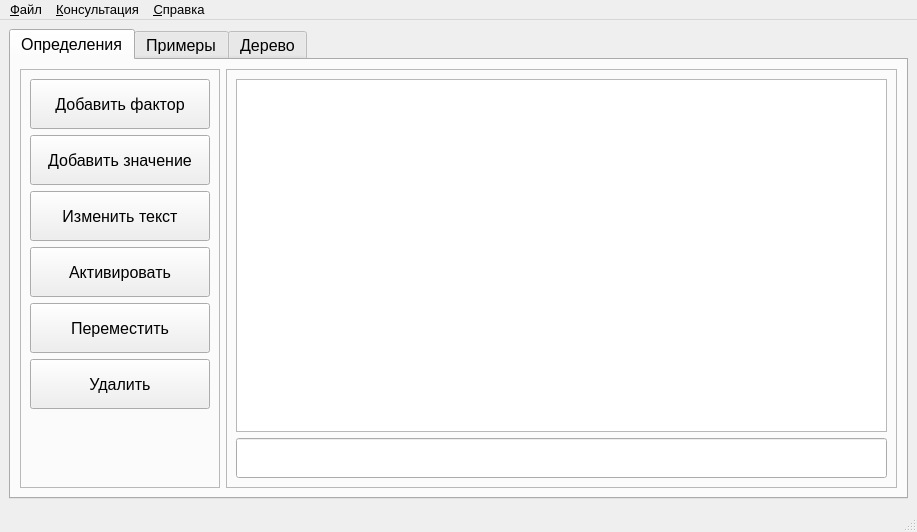
<?xml version="1.0" encoding="UTF-8"?>
<ui version="4.0">
 <class>MainWindow</class>
 <widget class="QMainWindow" name="MainWindow">
  <property name="geometry">
   <rect>
    <x>0</x>
    <y>0</y>
    <width>917</width>
    <height>532</height>
   </rect>
  </property>
  <property name="font">
   <font>
    <family>Tahoma</family>
    <pointsize>12</pointsize>
   </font>
  </property>
  <property name="windowTitle">
   <string>2ndClass</string>
  </property>
  <widget class="QWidget" name="centralwidget">
   <layout class="QGridLayout" name="gridLayout">
    <item row="1" column="0">
     <widget class="QTabWidget" name="tabWidget">
      <property name="currentIndex">
       <number>0</number>
      </property>
      <widget class="QWidget" name="tab">
       <attribute name="title">
        <string>Определения</string>
       </attribute>
       <layout class="QVBoxLayout" name="verticalLayout">
        <item>
         <layout class="QHBoxLayout" name="horizontalLayout">
          <item>
           <widget class="QFrame" name="button_box">
            <property name="sizePolicy">
             <sizepolicy hsizetype="Fixed" vsizetype="Preferred">
              <horstretch>0</horstretch>
              <verstretch>0</verstretch>
             </sizepolicy>
            </property>
            <property name="minimumSize">
             <size>
              <width>200</width>
              <height>0</height>
             </size>
            </property>
            <property name="frameShape">
             <enum>QFrame::StyledPanel</enum>
            </property>
            <property name="frameShadow">
             <enum>QFrame::Raised</enum>
            </property>
            <layout class="QVBoxLayout" name="verticalLayout_3">
             <item>
              <widget class="QPushButton" name="add_factor_button">
               <property name="sizePolicy">
                <sizepolicy hsizetype="Minimum" vsizetype="MinimumExpanding">
                 <horstretch>0</horstretch>
                 <verstretch>0</verstretch>
                </sizepolicy>
               </property>
               <property name="maximumSize">
                <size>
                 <width>16777215</width>
                 <height>50</height>
                </size>
               </property>
               <property name="text">
                <string>Добавить фактор</string>
               </property>
              </widget>
             </item>
             <item>
              <widget class="QPushButton" name="add_value_button">
               <property name="sizePolicy">
                <sizepolicy hsizetype="Minimum" vsizetype="MinimumExpanding">
                 <horstretch>0</horstretch>
                 <verstretch>0</verstretch>
                </sizepolicy>
               </property>
               <property name="maximumSize">
                <size>
                 <width>16777215</width>
                 <height>50</height>
                </size>
               </property>
               <property name="text">
                <string>Добавить значение</string>
               </property>
              </widget>
             </item>
             <item>
              <widget class="QPushButton" name="change_text_button">
               <property name="sizePolicy">
                <sizepolicy hsizetype="Minimum" vsizetype="MinimumExpanding">
                 <horstretch>0</horstretch>
                 <verstretch>0</verstretch>
                </sizepolicy>
               </property>
               <property name="maximumSize">
                <size>
                 <width>16777215</width>
                 <height>50</height>
                </size>
               </property>
               <property name="text">
                <string>Изменить текст</string>
               </property>
              </widget>
             </item>
             <item>
              <widget class="QPushButton" name="activate_factor_button">
               <property name="sizePolicy">
                <sizepolicy hsizetype="Minimum" vsizetype="MinimumExpanding">
                 <horstretch>0</horstretch>
                 <verstretch>0</verstretch>
                </sizepolicy>
               </property>
               <property name="maximumSize">
                <size>
                 <width>16777215</width>
                 <height>50</height>
                </size>
               </property>
               <property name="text">
                <string>Активировать</string>
               </property>
              </widget>
             </item>
             <item>
              <widget class="QPushButton" name="move_factor_button">
               <property name="sizePolicy">
                <sizepolicy hsizetype="Minimum" vsizetype="MinimumExpanding">
                 <horstretch>0</horstretch>
                 <verstretch>0</verstretch>
                </sizepolicy>
               </property>
               <property name="maximumSize">
                <size>
                 <width>16777215</width>
                 <height>50</height>
                </size>
               </property>
               <property name="text">
                <string>Переместить</string>
               </property>
              </widget>
             </item>
             <item>
              <widget class="QPushButton" name="delete_factor_button">
               <property name="sizePolicy">
                <sizepolicy hsizetype="Minimum" vsizetype="MinimumExpanding">
                 <horstretch>0</horstretch>
                 <verstretch>0</verstretch>
                </sizepolicy>
               </property>
               <property name="maximumSize">
                <size>
                 <width>16777215</width>
                 <height>50</height>
                </size>
               </property>
               <property name="text">
                <string>Удалить</string>
               </property>
              </widget>
             </item>
             <item>
              <spacer name="verticalSpacer">
               <property name="orientation">
                <enum>Qt::Vertical</enum>
               </property>
               <property name="sizeHint" stdset="0">
                <size>
                 <width>20</width>
                 <height>40</height>
                </size>
               </property>
              </spacer>
             </item>
            </layout>
           </widget>
          </item>
          <item>
           <widget class="QFrame" name="table_box">
            <property name="frameShape">
             <enum>QFrame::StyledPanel</enum>
            </property>
            <property name="frameShadow">
             <enum>QFrame::Raised</enum>
            </property>
            <layout class="QVBoxLayout" name="verticalLayout_5">
             <item>
              <widget class="QTableView" name="definition_table">
               <property name="font">
                <font>
                 <family>Tahoma</family>
                 <pointsize>14</pointsize>
                </font>
               </property>
               <property name="verticalScrollMode">
                <enum>QAbstractItemView::ScrollPerPixel</enum>
               </property>
               <property name="horizontalScrollMode">
                <enum>QAbstractItemView::ScrollPerPixel</enum>
               </property>
               <attribute name="horizontalHeaderStretchLastSection">
                <bool>true</bool>
               </attribute>
               <attribute name="verticalHeaderCascadingSectionResizes">
                <bool>true</bool>
               </attribute>
               <attribute name="verticalHeaderDefaultSectionSize">
                <number>31</number>
               </attribute>
               <attribute name="verticalHeaderStretchLastSection">
                <bool>false</bool>
               </attribute>
              </widget>
             </item>
             <item>
              <widget class="QLineEdit" name="text_line">
               <property name="sizePolicy">
                <sizepolicy hsizetype="Expanding" vsizetype="MinimumExpanding">
                 <horstretch>0</horstretch>
                 <verstretch>0</verstretch>
                </sizepolicy>
               </property>
               <property name="maximumSize">
                <size>
                 <width>16777215</width>
                 <height>40</height>
                </size>
               </property>
               <property name="readOnly">
                <bool>true</bool>
               </property>
              </widget>
             </item>
            </layout>
           </widget>
          </item>
         </layout>
        </item>
       </layout>
      </widget>
      <widget class="QWidget" name="tab_2">
       <attribute name="title">
        <string>Примеры</string>
       </attribute>
       <layout class="QHBoxLayout" name="horizontalLayout_3">
        <item>
         <layout class="QHBoxLayout" name="horizontalLayout_2">
          <item>
           <widget class="QFrame" name="exaple_button_box">
            <property name="sizePolicy">
             <sizepolicy hsizetype="Fixed" vsizetype="Preferred">
              <horstretch>0</horstretch>
              <verstretch>0</verstretch>
             </sizepolicy>
            </property>
            <property name="minimumSize">
             <size>
              <width>200</width>
              <height>0</height>
             </size>
            </property>
            <property name="frameShape">
             <enum>QFrame::StyledPanel</enum>
            </property>
            <property name="frameShadow">
             <enum>QFrame::Raised</enum>
            </property>
            <layout class="QVBoxLayout" name="verticalLayout_4">
             <item>
              <widget class="QPushButton" name="add_example_button">
               <property name="sizePolicy">
                <sizepolicy hsizetype="Minimum" vsizetype="MinimumExpanding">
                 <horstretch>0</horstretch>
                 <verstretch>0</verstretch>
                </sizepolicy>
               </property>
               <property name="maximumSize">
                <size>
                 <width>16777215</width>
                 <height>50</height>
                </size>
               </property>
               <property name="text">
                <string>Добавить пример</string>
               </property>
              </widget>
             </item>
             <item>
              <widget class="QPushButton" name="clone_example_button">
               <property name="sizePolicy">
                <sizepolicy hsizetype="Minimum" vsizetype="MinimumExpanding">
                 <horstretch>0</horstretch>
                 <verstretch>0</verstretch>
                </sizepolicy>
               </property>
               <property name="maximumSize">
                <size>
                 <width>16777215</width>
                 <height>50</height>
                </size>
               </property>
               <property name="text">
                <string>Дублировать</string>
               </property>
              </widget>
             </item>
             <item>
              <widget class="QPushButton" name="change_example_button">
               <property name="sizePolicy">
                <sizepolicy hsizetype="Minimum" vsizetype="MinimumExpanding">
                 <horstretch>0</horstretch>
                 <verstretch>0</verstretch>
                </sizepolicy>
               </property>
               <property name="maximumSize">
                <size>
                 <width>16777215</width>
                 <height>50</height>
                </size>
               </property>
               <property name="text">
                <string>Изменить</string>
               </property>
              </widget>
             </item>
             <item>
              <widget class="QPushButton" name="activate_example_button">
               <property name="sizePolicy">
                <sizepolicy hsizetype="Minimum" vsizetype="MinimumExpanding">
                 <horstretch>0</horstretch>
                 <verstretch>0</verstretch>
                </sizepolicy>
               </property>
               <property name="maximumSize">
                <size>
                 <width>16777215</width>
                 <height>50</height>
                </size>
               </property>
               <property name="text">
                <string>Активировать</string>
               </property>
              </widget>
             </item>
             <item>
              <widget class="QPushButton" name="move_example_button">
               <property name="sizePolicy">
                <sizepolicy hsizetype="Minimum" vsizetype="MinimumExpanding">
                 <horstretch>0</horstretch>
                 <verstretch>0</verstretch>
                </sizepolicy>
               </property>
               <property name="maximumSize">
                <size>
                 <width>16777215</width>
                 <height>50</height>
                </size>
               </property>
               <property name="text">
                <string>Переместить</string>
               </property>
              </widget>
             </item>
             <item>
              <widget class="QPushButton" name="delete_example_button">
               <property name="sizePolicy">
                <sizepolicy hsizetype="Minimum" vsizetype="MinimumExpanding">
                 <horstretch>0</horstretch>
                 <verstretch>0</verstretch>
                </sizepolicy>
               </property>
               <property name="maximumSize">
                <size>
                 <width>16777215</width>
                 <height>50</height>
                </size>
               </property>
               <property name="text">
                <string>Удалить</string>
               </property>
              </widget>
             </item>
             <item>
              <spacer name="verticalSpacer_2">
               <property name="orientation">
                <enum>Qt::Vertical</enum>
               </property>
               <property name="sizeHint" stdset="0">
                <size>
                 <width>20</width>
                 <height>40</height>
                </size>
               </property>
              </spacer>
             </item>
            </layout>
           </widget>
          </item>
          <item>
           <widget class="QFrame" name="example_table_box">
            <property name="frameShape">
             <enum>QFrame::StyledPanel</enum>
            </property>
            <property name="frameShadow">
             <enum>QFrame::Raised</enum>
            </property>
            <layout class="QGridLayout" name="gridLayout_3">
             <item row="0" column="0">
              <widget class="QTableView" name="example_table">
               <property name="font">
                <font>
                 <family>Tahoma</family>
                 <pointsize>14</pointsize>
                </font>
               </property>
               <property name="verticalScrollMode">
                <enum>QAbstractItemView::ScrollPerPixel</enum>
               </property>
               <property name="horizontalScrollMode">
                <enum>QAbstractItemView::ScrollPerPixel</enum>
               </property>
               <attribute name="horizontalHeaderStretchLastSection">
                <bool>true</bool>
               </attribute>
              </widget>
             </item>
            </layout>
           </widget>
          </item>
         </layout>
        </item>
       </layout>
      </widget>
      <widget class="QWidget" name="tab_5">
       <attribute name="title">
        <string>Дерево</string>
       </attribute>
       <layout class="QHBoxLayout" name="horizontalLayout_4">
        <item>
         <widget class="QFrame" name="tree_button_box">
          <property name="sizePolicy">
           <sizepolicy hsizetype="Fixed" vsizetype="Preferred">
            <horstretch>0</horstretch>
            <verstretch>0</verstretch>
           </sizepolicy>
          </property>
          <property name="minimumSize">
           <size>
            <width>200</width>
            <height>0</height>
           </size>
          </property>
          <property name="frameShape">
           <enum>QFrame::StyledPanel</enum>
          </property>
          <property name="frameShadow">
           <enum>QFrame::Raised</enum>
          </property>
          <layout class="QVBoxLayout" name="verticalLayout_6">
           <item>
            <widget class="QPushButton" name="mark_button">
             <property name="enabled">
              <bool>false</bool>
             </property>
             <property name="sizePolicy">
              <sizepolicy hsizetype="Minimum" vsizetype="MinimumExpanding">
               <horstretch>0</horstretch>
               <verstretch>0</verstretch>
              </sizepolicy>
             </property>
             <property name="maximumSize">
              <size>
               <width>16777215</width>
               <height>50</height>
              </size>
             </property>
             <property name="text">
              <string>Пометить пример</string>
             </property>
            </widget>
           </item>
           <item>
            <widget class="QPushButton" name="expand_button">
             <property name="enabled">
              <bool>false</bool>
             </property>
             <property name="sizePolicy">
              <sizepolicy hsizetype="Minimum" vsizetype="MinimumExpanding">
               <horstretch>0</horstretch>
               <verstretch>0</verstretch>
              </sizepolicy>
             </property>
             <property name="maximumSize">
              <size>
               <width>16777215</width>
               <height>50</height>
              </size>
             </property>
             <property name="text">
              <string>Развернуть дерево</string>
             </property>
            </widget>
           </item>
           <item>
            <widget class="QPushButton" name="collapse_button">
             <property name="enabled">
              <bool>false</bool>
             </property>
             <property name="sizePolicy">
              <sizepolicy hsizetype="Minimum" vsizetype="MinimumExpanding">
               <horstretch>0</horstretch>
               <verstretch>0</verstretch>
              </sizepolicy>
             </property>
             <property name="maximumSize">
              <size>
               <width>16777215</width>
               <height>50</height>
              </size>
             </property>
             <property name="text">
              <string>Свернуть дерево</string>
             </property>
            </widget>
           </item>
           <item>
            <widget class="QPushButton" name="delete_tree_button">
             <property name="enabled">
              <bool>false</bool>
             </property>
             <property name="sizePolicy">
              <sizepolicy hsizetype="Minimum" vsizetype="MinimumExpanding">
               <horstretch>0</horstretch>
               <verstretch>0</verstretch>
              </sizepolicy>
             </property>
             <property name="maximumSize">
              <size>
               <width>16777215</width>
               <height>50</height>
              </size>
             </property>
             <property name="text">
              <string>Удалить дерево</string>
             </property>
            </widget>
           </item>
           <item>
            <spacer name="verticalSpacer_3">
             <property name="orientation">
              <enum>Qt::Vertical</enum>
             </property>
             <property name="sizeHint" stdset="0">
              <size>
               <width>20</width>
               <height>40</height>
              </size>
             </property>
            </spacer>
           </item>
          </layout>
         </widget>
        </item>
        <item>
         <widget class="QFrame" name="tree_box">
          <property name="frameShape">
           <enum>QFrame::StyledPanel</enum>
          </property>
          <property name="frameShadow">
           <enum>QFrame::Raised</enum>
          </property>
          <layout class="QVBoxLayout" name="verticalLayout_2">
           <item>
            <widget class="QFrame" name="frame">
             <property name="sizePolicy">
              <sizepolicy hsizetype="Preferred" vsizetype="Minimum">
               <horstretch>0</horstretch>
               <verstretch>0</verstretch>
              </sizepolicy>
             </property>
             <property name="frameShape">
              <enum>QFrame::StyledPanel</enum>
             </property>
             <property name="frameShadow">
              <enum>QFrame::Raised</enum>
             </property>
             <layout class="QHBoxLayout" name="horizontalLayout_5">
              <item>
               <widget class="QLabel" name="status_label">
                <property name="sizePolicy">
                 <sizepolicy hsizetype="Expanding" vsizetype="Preferred">
                  <horstretch>0</horstretch>
                  <verstretch>0</verstretch>
                 </sizepolicy>
                </property>
                <property name="text">
                 <string>База знаний не задана</string>
                </property>
               </widget>
              </item>
              <item>
               <widget class="QLabel" name="actual_label">
                <property name="sizePolicy">
                 <sizepolicy hsizetype="Expanding" vsizetype="Preferred">
                  <horstretch>0</horstretch>
                  <verstretch>0</verstretch>
                 </sizepolicy>
                </property>
                <property name="text">
                 <string/>
                </property>
               </widget>
              </item>
              <item>
               <widget class="QPushButton" name="rebuild_tree_button">
                <property name="enabled">
                 <bool>false</bool>
                </property>
                <property name="sizePolicy">
                 <sizepolicy hsizetype="Minimum" vsizetype="Preferred">
                  <horstretch>0</horstretch>
                  <verstretch>0</verstretch>
                 </sizepolicy>
                </property>
                <property name="minimumSize">
                 <size>
                  <width>175</width>
                  <height>35</height>
                 </size>
                </property>
                <property name="text">
                 <string>Перестроить дерево</string>
                </property>
               </widget>
              </item>
              <item>
               <widget class="QPushButton" name="test_tree_button">
                <property name="enabled">
                 <bool>false</bool>
                </property>
                <property name="sizePolicy">
                 <sizepolicy hsizetype="Minimum" vsizetype="Preferred">
                  <horstretch>0</horstretch>
                  <verstretch>0</verstretch>
                 </sizepolicy>
                </property>
                <property name="text">
                 <string>Тест</string>
                </property>
               </widget>
              </item>
             </layout>
            </widget>
           </item>
           <item>
            <widget class="QTreeWidget" name="tree_widget">
             <property name="sizePolicy">
              <sizepolicy hsizetype="Expanding" vsizetype="Expanding">
               <horstretch>0</horstretch>
               <verstretch>0</verstretch>
              </sizepolicy>
             </property>
             <property name="font">
              <font>
               <family>Tahoma</family>
               <pointsize>14</pointsize>
              </font>
             </property>
             <property name="alternatingRowColors">
              <bool>true</bool>
             </property>
             <attribute name="headerMinimumSectionSize">
              <number>100</number>
             </attribute>
             <attribute name="headerDefaultSectionSize">
              <number>300</number>
             </attribute>
             <column>
              <property name="text">
               <string>Rules</string>
              </property>
             </column>
             <column>
              <property name="text">
               <string>Results</string>
              </property>
             </column>
            </widget>
           </item>
          </layout>
         </widget>
        </item>
       </layout>
      </widget>
     </widget>
    </item>
   </layout>
  </widget>
  <widget class="QMenuBar" name="menubar">
   <property name="geometry">
    <rect>
     <x>0</x>
     <y>0</y>
     <width>917</width>
     <height>22</height>
    </rect>
   </property>
   <property name="font">
    <font>
     <family>Tahoma</family>
     <pointsize>10</pointsize>
    </font>
   </property>
   <widget class="QMenu" name="file_menu">
    <property name="font">
     <font>
      <pointsize>10</pointsize>
     </font>
    </property>
    <property name="title">
     <string>&amp;Файл</string>
    </property>
    <widget class="QMenu" name="file_last_menu">
     <property name="title">
      <string>Последние</string>
     </property>
     <addaction name="separator"/>
    </widget>
    <addaction name="file_open_action"/>
    <addaction name="file_create_action"/>
    <addaction name="file_close_action"/>
    <addaction name="file_save_action"/>
    <addaction name="file_last_menu"/>
    <addaction name="separator"/>
    <addaction name="file_exit_action"/>
   </widget>
   <widget class="QMenu" name="help_menu">
    <property name="font">
     <font>
      <pointsize>10</pointsize>
     </font>
    </property>
    <property name="title">
     <string>&amp;Справка</string>
    </property>
    <addaction name="help_about_action"/>
   </widget>
   <widget class="QMenu" name="consult_menu">
    <property name="title">
     <string>&amp;Консультация</string>
    </property>
    <addaction name="consult_run_action"/>
   </widget>
   <addaction name="file_menu"/>
   <addaction name="consult_menu"/>
   <addaction name="help_menu"/>
  </widget>
  <widget class="QStatusBar" name="statusbar"/>
  <action name="file_open_action">
   <property name="text">
    <string>&amp;Открыть</string>
   </property>
   <property name="shortcut">
    <string>Ctrl+O</string>
   </property>
  </action>
  <action name="file_create_action">
   <property name="text">
    <string>&amp;Создать</string>
   </property>
   <property name="shortcut">
    <string>Ctrl+N</string>
   </property>
  </action>
  <action name="file_exit_action">
   <property name="text">
    <string>&amp;Выход</string>
   </property>
  </action>
  <action name="file_save_action">
   <property name="enabled">
    <bool>false</bool>
   </property>
   <property name="text">
    <string>Сохранить</string>
   </property>
   <property name="shortcut">
    <string>Ctrl+S</string>
   </property>
   <property name="visible">
    <bool>false</bool>
   </property>
  </action>
  <action name="help_about_action">
   <property name="text">
    <string>О &amp;программе</string>
   </property>
  </action>
  <action name="consult_run_action">
   <property name="text">
    <string>&amp;Начать консультацию</string>
   </property>
  </action>
  <action name="file_close_action">
   <property name="text">
    <string>&amp;Закрыть</string>
   </property>
   <property name="shortcut">
    <string>Ctrl+Q</string>
   </property>
  </action>
 </widget>
 <resources/>
 <connections/>
</ui>
